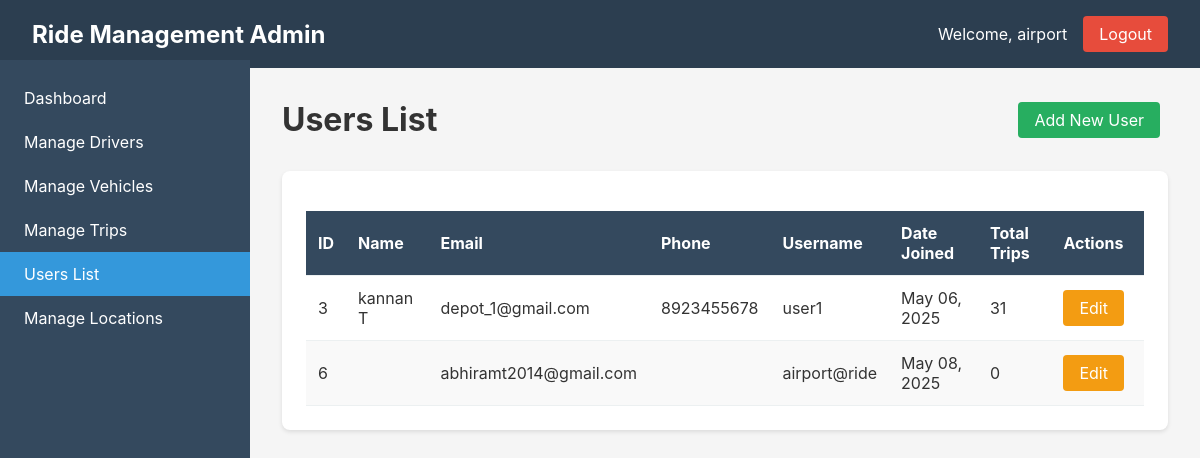
Before: /users/ (signed in) with the older database file.
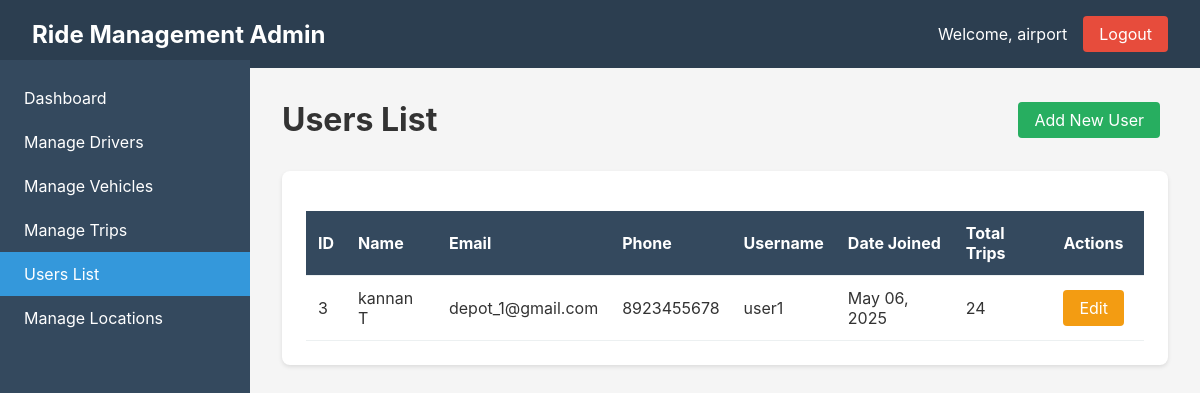
After: the same page with the newer database file.
### ride_management/models.py (models this page shows)
class CustomUser(AbstractUser):
    USER_TYPE_CHOICES = (
        ('admin', 'Admin'),
        ('user', 'User'),
        ('driver', 'Driver'),
    )
    user_type = models.CharField(max_length=10, choices=USER_TYPE_CHOICES, default='user')
    phone = models.CharField(max_length=15, blank=True)
    class Meta:
        db_table = 'users'

### ride_management/views.py (the view)
# urls.py: path('users/', views.users_list, name='users_list'),
@login_required
def users_list(request):
    if request.user.user_type != 'admin':
        return redirect('login')
    users = CustomUser.objects.filter(user_type='user')
    return render(request, 'admin/users.html', {'users': users})

### ride_management/templates/admin/users.html
{% extends 'base.html' %}
{% block content %}
<div style="display: flex; justify-content: space-between; align-items: center; margin-bottom: 2rem;">
    <h1>Users List</h1>
    <a href="{% url 'add_user' %}" class="btn btn-success">Add New User</a>
</div>
<div class="card">
    <table class="table">
        <thead>
            <tr>
                <th>ID</th>
                <th>Name</th>
                <th>Email</th>
                <th>Phone</th>
                <th>Username</th>
                <th>Date Joined</th>
                <th>Total Trips</th>
                <th>Actions</th>
            </tr>
        </thead>
        <tbody>
            {% for user in users %}
            <tr>
                <td>{{ user.id }}</td>
                <td>{{ user.first_name }} {{ user.last_name }}</td>
                <td>{{ user.email }}</td>
                <td>{{ user.phone }}</td>
                <td>{{ user.username }}</td>
                <td>{{ user.date_joined|date:"M d, Y" }}</td>
                <td>{{ user.trip_set.count }}</td>
                <td>
                    <a href="{% url 'edit_user' user.id %}" class="btn btn-warning">Edit</a>
                </td>
            </tr>
            {% empty %}
            <tr>
                <td colspan="8" style="text-align: center;">No users found</td>
            </tr>
            {% endfor %}
        </tbody>
    </table>
</div>
{% endblock %}

Changed rows visible on the page:
removed CustomUser: id "6", email "abhiramt2014@gmail.com", username "airport@ride", date_joined "May 08, 2025", trip_set.count "0"
changed CustomUser "kannan": trip_set.count "31" → "24"
